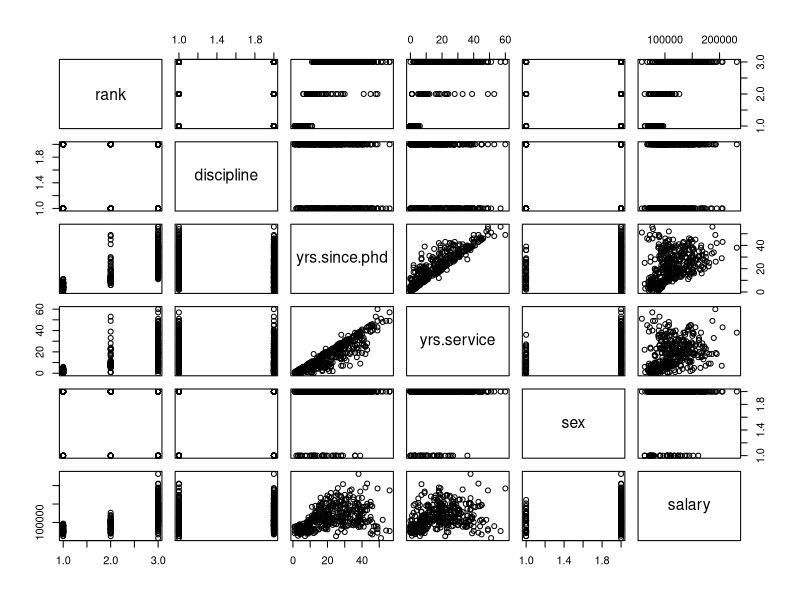
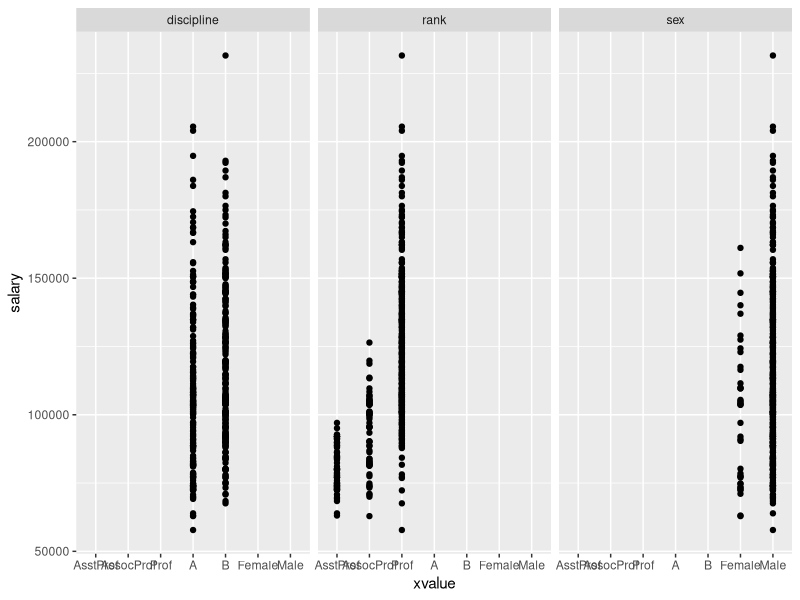
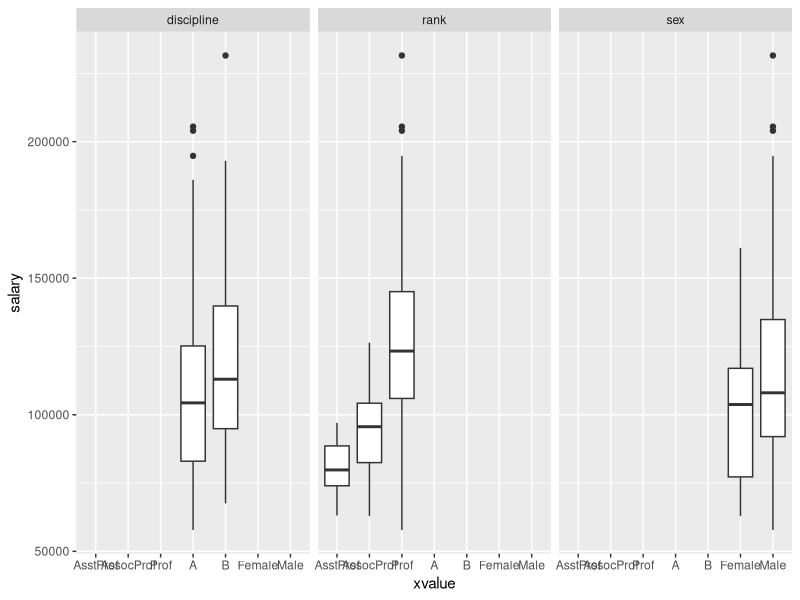
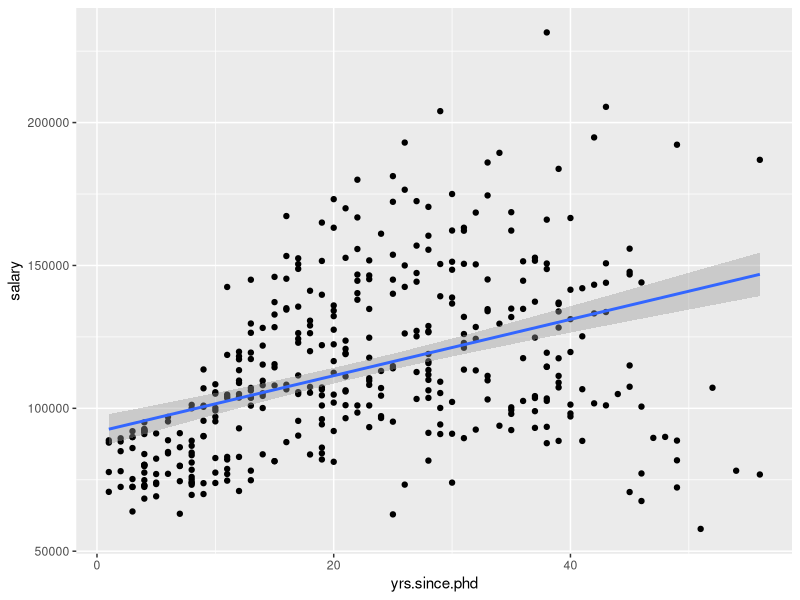
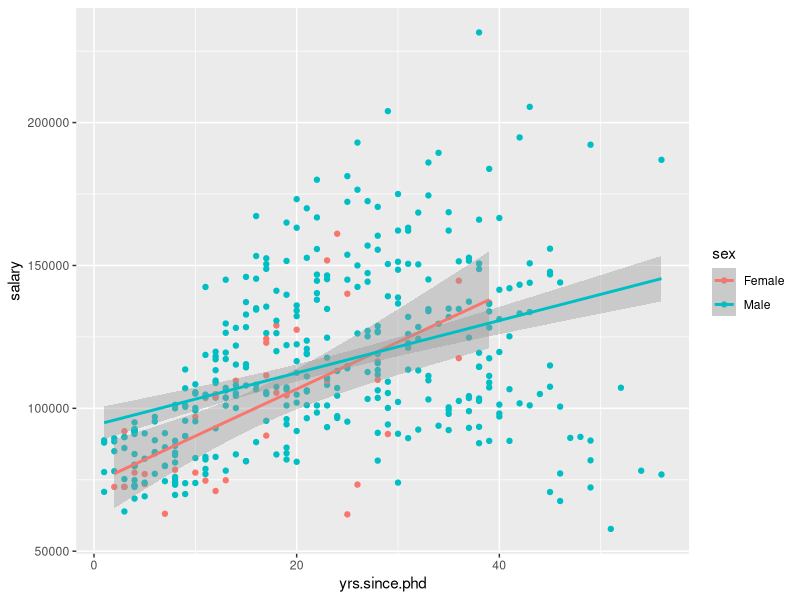
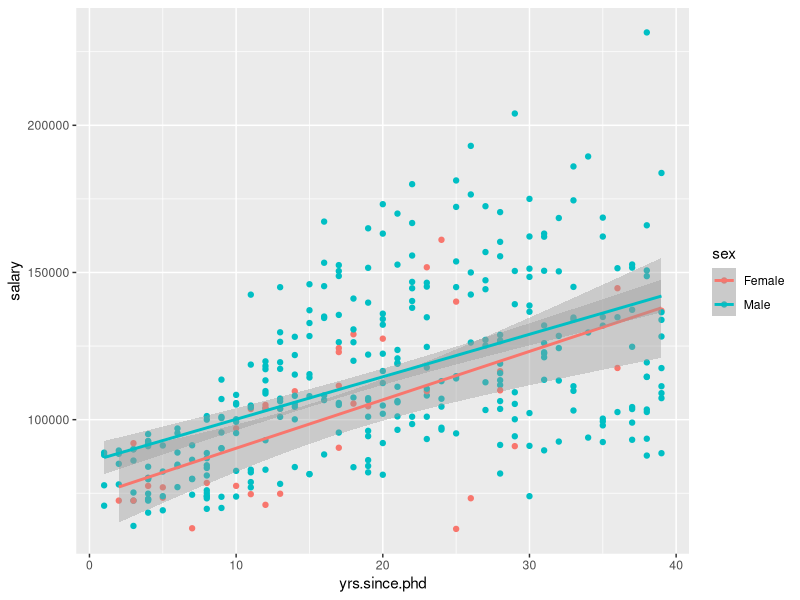
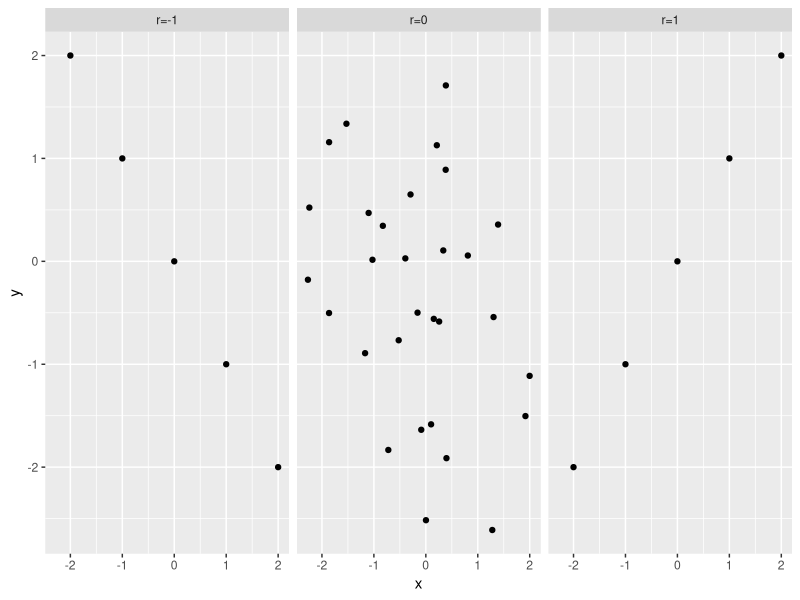
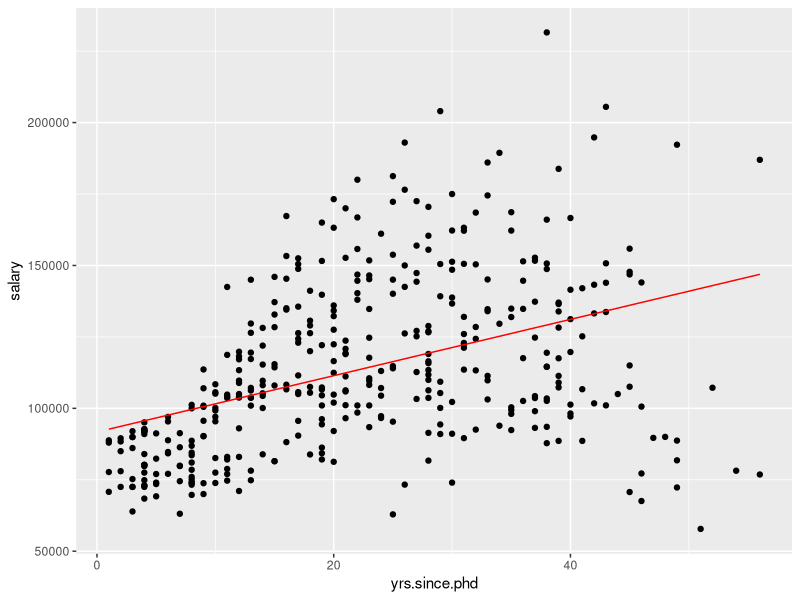

R code for these plots, in order:
## ---- chunk 1
library(carData)
library(tidyverse)
head(Salaries)
## ---- chunk 2
pairs(Salaries)
## ---- chunk 3
Salaries %>%
  pivot_longer(c(rank, discipline, sex),names_to="xvar", values_to="xvalue") %>%
  ggplot() +
  geom_point(mapping=aes(x=xvalue, y=salary)) +
  facet_wrap(facets="xvar")
## ---- chunk 4
Salaries %>%
  pivot_longer(c(rank, discipline, sex),names_to="xvar", values_to="xvalue") %>%
  ggplot() +
  geom_boxplot(mapping=aes(x=xvalue, y=salary)) +
  facet_wrap(facets="xvar")
## ---- chunk 5
Salaries %>%
  ggplot() +
  geom_point(mapping=aes(x=yrs.since.phd, y=salary)) +
  stat_smooth(mapping=aes(x=yrs.since.phd, y=salary), method="lm")
## ---- chunk 6
Salaries %>%
  ggplot() +
  geom_point(mapping=aes(x=yrs.since.phd, y=salary, color=sex)) +
  stat_smooth(mapping=aes(x=yrs.since.phd, y=salary, color=sex), method="lm")
## ---- chunk 7
# Filter data to only include faculty with less than 40 years since PhD
Salaries %>%
  filter(yrs.since.phd < 40) %>%
  ggplot() +
  geom_point(mapping=aes(x=yrs.since.phd, y=salary, color=sex)) +
  stat_smooth(mapping=aes(x=yrs.since.phd, y=salary, color=sex), method="lm")
## ---- chunk 8
# You don't have to pay too much attention to this code--it just creates the
# pictures you should look at (in the knit document).
df = data.frame(x=c(-2:2, rnorm(30), -2:2), y=c(2:(-2), rnorm(30), -2:2),
  r = c(rep("r=-1", 5), rep("r=0", 30), rep("r=1", 5)))
ggplot(data=df) +
  geom_point(mapping=aes(x=x, y=y)) +
  facet_wrap(facets="r")
## ---- chunk 9
cor(Salaries$salary, Salaries$yrs.since.phd)
Salaries %>% select(salary, yrs.since.phd) %>% cor()
## ---- chunk 10
# Calculate correlation for all three numeric variables
Salaries %>% select(salary, yrs.since.phd, yrs.service) %>% cor()
## ---- chunk 11
salary_mod <- lm(salary ~ yrs.since.phd, data=Salaries)
summary(salary_mod)
coef(salary_mod)
## ---- chunk 12
# install.packages("modelr", repos='https://mirror.las.iastate.edu/CRAN/)  #if needed
library(modelr)
## ---- chunk 13
head(Salaries %>% add_predictions(salary_mod))
## ---- chunk 14
Salaries %>% add_predictions(salary_mod) %>%
  ggplot() +
  geom_point(mapping=aes(x=yrs.since.phd, y=salary)) +
  geom_line(mapping=aes(x=yrs.since.phd, y=pred), color="red")
## ---- chunk 15
Salaries %>% add_residuals(salary_mod) %>%
  ggplot() +
  geom_point(mapping = aes(x=yrs.since.phd, y=resid))
## ---- chunk 16
salary_mod2 <- lm(salary ~ rank, data=Salaries)
coef(salary_mod2)
## ---- chunk 17
Salaries %>% add_predictions(salary_mod2) %>%
  ggplot() +
  geom_point(mapping = aes(x=rank, y=salary)) +
  geom_point(mapping = aes(x=rank, y=pred), color="red", size=3)
## ---- chunk 18
# Create linear model for salary as a function of yrs.service
salary_mod_service <- lm(salary ~ yrs.service, data=Salaries)
summary(salary_mod_service)
coef(salary_mod_service)
## ---- chunk 19
# Graph predictions
Salaries %>% add_predictions(salary_mod_service) %>%
  ggplot() +
  geom_point(mapping=aes(x=yrs.service, y=salary)) +
  geom_line(mapping=aes(x=yrs.service, y=pred), color="red")
## ---- chunk 20
# Graph residuals
Salaries %>% add_residuals(salary_mod_service) %>%
  ggplot() +
  geom_point(mapping = aes(x=yrs.service, y=resid))
